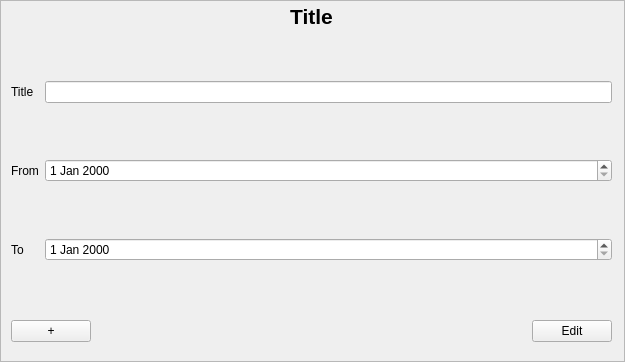
<?xml version="1.0" encoding="UTF-8"?>
<ui version="4.0">
 <class>TitleInputArea</class>
 <widget class="QScrollArea" name="TitleInputArea">
  <property name="geometry">
   <rect>
    <x>0</x>
    <y>0</y>
    <width>625</width>
    <height>362</height>
   </rect>
  </property>
  <property name="windowTitle">
   <string>ScrollArea</string>
  </property>
  <property name="widgetResizable">
   <bool>true</bool>
  </property>
  <widget class="QWidget" name="scrollAreaWidgetContents">
   <property name="geometry">
    <rect>
     <x>0</x>
     <y>0</y>
     <width>623</width>
     <height>360</height>
    </rect>
   </property>
   <widget class="QWidget" name="verticalLayoutWidget">
    <property name="geometry">
     <rect>
      <x>10</x>
      <y>0</y>
      <width>601</width>
      <height>31</height>
     </rect>
    </property>
    <layout class="QVBoxLayout" name="verticalLayout">
     <item>
      <widget class="QLabel" name="label_Header">
       <property name="font">
        <font>
         <pointsize>16</pointsize>
         <weight>75</weight>
         <bold>true</bold>
        </font>
       </property>
       <property name="text">
        <string>Title</string>
       </property>
       <property name="alignment">
        <set>Qt::AlignCenter</set>
       </property>
      </widget>
     </item>
    </layout>
   </widget>
   <widget class="QWidget" name="verticalLayoutWidget_2">
    <property name="geometry">
     <rect>
      <x>10</x>
      <y>310</y>
      <width>601</width>
      <height>41</height>
     </rect>
    </property>
    <layout class="QHBoxLayout" name="horizontalLayout">
     <item>
      <widget class="QPushButton" name="pushButton_Add">
       <property name="text">
        <string>+</string>
       </property>
      </widget>
     </item>
     <item>
      <spacer name="horizontalSpacer">
       <property name="orientation">
        <enum>Qt::Horizontal</enum>
       </property>
       <property name="sizeHint" stdset="0">
        <size>
         <width>40</width>
         <height>20</height>
        </size>
       </property>
      </spacer>
     </item>
     <item>
      <widget class="QPushButton" name="pushButton_EditFinish">
       <property name="text">
        <string>Edit</string>
       </property>
      </widget>
     </item>
    </layout>
   </widget>
   <widget class="QWidget" name="gridLayoutWidget">
    <property name="geometry">
     <rect>
      <x>10</x>
      <y>30</y>
      <width>601</width>
      <height>281</height>
     </rect>
    </property>
    <layout class="QGridLayout" name="gridLayout">
     <item row="1" column="0">
      <widget class="QLabel" name="label_From">
       <property name="text">
        <string>From</string>
       </property>
       <property name="buddy">
        <cstring>dateEdit_From</cstring>
       </property>
      </widget>
     </item>
     <item row="2" column="0">
      <widget class="QLabel" name="label_To">
       <property name="text">
        <string>To</string>
       </property>
       <property name="buddy">
        <cstring>dateEdit_To</cstring>
       </property>
      </widget>
     </item>
     <item row="0" column="2">
      <widget class="QLineEdit" name="lineEdit_Title"/>
     </item>
     <item row="1" column="2">
      <widget class="QDateEdit" name="dateEdit_From"/>
     </item>
     <item row="0" column="0">
      <widget class="QLabel" name="label_Title">
       <property name="text">
        <string>Title</string>
       </property>
       <property name="buddy">
        <cstring>lineEdit_Title</cstring>
       </property>
      </widget>
     </item>
     <item row="2" column="2">
      <widget class="QDateEdit" name="dateEdit_To"/>
     </item>
    </layout>
   </widget>
  </widget>
 </widget>
 <tabstops>
  <tabstop>lineEdit_Title</tabstop>
  <tabstop>dateEdit_From</tabstop>
  <tabstop>dateEdit_To</tabstop>
  <tabstop>pushButton_Add</tabstop>
  <tabstop>pushButton_EditFinish</tabstop>
 </tabstops>
 <resources/>
 <connections/>
</ui>
